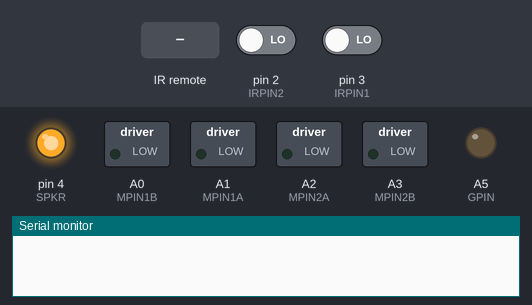
Recording of a sketch running on a simulated Arduino Nano, built with avr-gcc and run on an emulated ATmega328P. Parts: switched loads named in the sketch (green lamp = pin HIGH), output pins drawn as LEDs (lit = HIGH), the last lines printed to the serial monitor. The inputs (shaded band) are chosen by the test bench; at power-on: pin 2 (IRPIN2) LOW, pin 3 (IRPIN1) LOW. Pins used as bus, display or sensor lines are not drawn.

Above: at 0.1 s.
At 2.2 s:
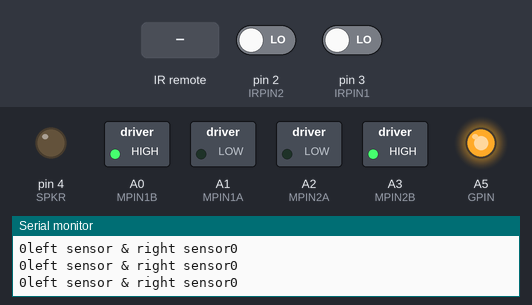
2.3 s: infrared code 0xFFC23D received
At 2.9 s:
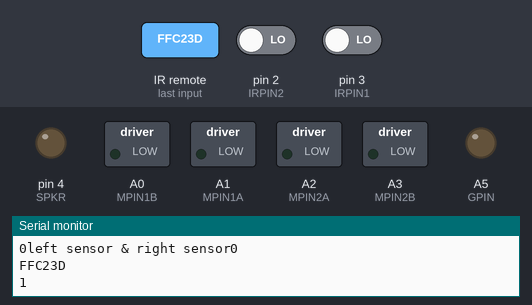
3.8 s: infrared code 0xFFA25D received
5.3 s: infrared code 0xFF629D received
Timing chart, 0 to 8.3 s (numbered marks = the images above; inputs shaded):
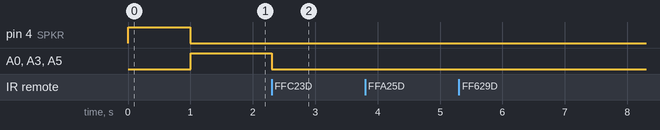

The sketch:

nanocarlCode.ino
```cpp
//Libraries
#include <IRremote.h>
#include <IRremoteInt.h>

///////////////////////REMOTE CONTROL HEX VALUES//////////////////////////// use these to add another 'case' if you would like to use more buttons on the IR remote control
#define rc_chm 0xFFA25D
#define rc_ch 0xFF629D
#define rc_chp 0xFFE21D
#define rc_rw 0xFF22DD
#define rc_ff 0xFF02FD
#define rc_pr 0xFFc23D
#define rc_minus 0xFFE01F
#define rc_plus 0xFFA857
#define rc_EQ 0xFF906F
#define rc_0 0xFF6897
#define rc_100p 0xFF6897
#define rc_200p 0xFFB04F
#define rc_1 0xFF30CF
#define rc_2 0xFF18E7
#define rc_3 0xFF7A85
#define rc_4 0xFF10EF
#define rc_5 0xFF38C7
#define rc_6 0xFF5AA5
#define rc_7 0xFF42BD
#define rc_8 0xFF4AB5
#define rc_9 0xFF52AD
//////////////////////END OF REMOTE CONTROL HEX VALUES//////////////////////

//pins
#define IRPIN2 2 //TCRT pin
#define IRPIN1 3 //TCRT pin
#define SPKR 4 //speaker pin
#define TRIGPIN 5 //ultrasonic trigger pin
#define ECHOPIN 6 //ultrasonic echo pin
#define RECVPIN 8 //ultrasonic receiver pin
#define MPIN1B A0 //motor 1 pin B
#define MPIN1A A1 //motor 1 pin A
#define MPIN2A A2 //motor 2 pin A
#define MPIN2B A3 //motor 2 pin B
#define GPIN A5 //LED green pin
#define BPIN A6 //LED blue pin
#define RPIN A7 //LED red pin

//variables
int rSpeed = 255; //robot's max speed (used in Move() calculations)
int distance = 0; //distance recorded by Ultrasonic
int modeClr[] = {0 , 0 , 0}; //rgb array for color of current mode
IRrecv irrecv(RECVPIN); //IR remote variables
decode_results results; //decoder
int irSpeed1 = 0; //remote speeds
int irSpeed2 = 0;
int TS1 = 80;  //turn speed 1: the speed at which the dominating motor turns at
int TS2 = -75; //turn speed 2: the speed at which the turning motor turns at
int FS = 90;   //forward speed: the speed at which both motors turn at
int carlMode = 0; //carl modes. 0 = line following, 1 = IR RC mode, 2 = Ultrasonic mode. 0 is the default mode so the robot will always be in line follow mode

void setup() {
  ChangeLEDColor(128, 0, 0); //red on startup
  Serial.begin(115200); //serial for serial port
  pinMode(ECHOPIN, INPUT); //dont mind these
  pinMode(TRIGPIN, OUTPUT);
  pinMode(IRPIN1, INPUT);
  pinMode(IRPIN2, INPUT);
  pinMode(SPKR, OUTPUT);
  irrecv.enableIRIn();
  digitalWrite(SPKR, HIGH);
  delay(1000);
  digitalWrite(SPKR, LOW);
  ChangeLEDColor(0, 255, 0); //green on good startup
}

void checkUltrasonic() { //check distance infront of ultrasonic sensor
  long duration, cm;
  digitalWrite(TRIGPIN, LOW);
  delayMicroseconds(2);
  digitalWrite(TRIGPIN, HIGH);
  delayMicroseconds(10);
  digitalWrite(TRIGPIN, LOW);
  duration = pulseIn(ECHOPIN, HIGH); //duration is now a value in milliseconds of how long it took for a sound wave to exit the sensor, and bounce off of an object back into the sensor
  cm = duration / 34 / 2; //using the speed of sound, we find distance from object infront of us. look up "basic kinematics : finding distance using velocity and time"
  distance = (int)cm;
  //Serial.println(distance);
}

void checkLineSensors() {//this function reads TCRTs for 1 and 0 (0 = line, 1 = white) and turns motors accordingly
  // read pins
  int ir1 = digitalRead(IRPIN1);
  int ir2 = digitalRead(IRPIN2);
  Serial.print(ir1);
  Serial.print("left sensor & right sensor");
  Serial.println(ir2); //test print
  //follow the line
  if (ir1 == 1 && ir2 == 0)
  {
    Move(TS1, TS2); //if you don't know what these mean, pls read whole code up there
  }
  else if (ir1 == 0 && ir2 == 1)
  {
    Move(TS2, TS1);
  }
  else if (ir1 == 0 && ir2 == 0)
  {
    Move(FS, FS);
  }
  else if (ir1 == 1 && ir2 == 1)
  {
    Move(0, 0);
  }
}

void loop() {
  checkRemote(); //always check for remote
  switch (carlMode) { //do actions according to current carlMode
    case 0:
      checkLineSensors();
      modeClr[0] = 0; modeClr[1] = 255; modeClr[2] = 0;
      break;
    case 1:
      modeClr[0] = 255; modeClr[1] = 50; modeClr[2] = 0;
      Move(irSpeed1, irSpeed2);
      break;
    case 2:
      modeClr[0] = 50; modeClr[1] = 255; modeClr[2] = 0;
      Move(80, 80);
      checkUltrasonic();
      while (distance < 10) { //robot turns left if it sees something in front of it that is too close
        Move(-75, 75);
        delay(25);
        checkRemote();   //check Remote so that it doesn't get stuck in an infinite loop
        checkUltrasonic();
      }
      break;
  }
}
void ChangeLEDColor(int R, int G, int B) {
  analogWrite(RPIN, R);
  analogWrite(GPIN, G);
  analogWrite(BPIN, B);
}

void checkRemote() {
  if (irrecv.decode(&results)) { //if the receiver received a signal, it will decode it to one of the cases below. if you would like to
    Serial.println(results.value, HEX);//add your own 'case', or button from the IR remote to put it simply, find the variable for your
    switch (results.value) { //button from the HEX list at the top of this code (for example, rc_2 means the remote control button 2), and
      case 0xFFA25D:          //just type case <button>: <code> break;        where <button> is your button, <code> is what you want to happen
        Serial.println("HEYY IM WORKING!");  //when the button is pressed, and break; must always be typed after your code is done.
        break;
      case rc_2:
        irSpeed1 = 80;
        irSpeed2 = 80;
        break;
      case rc_4:
        irSpeed1 = 0;
        irSpeed2 = 80;
        break;
      case rc_6:
        irSpeed1 = 80;
        irSpeed2 = 0;
        break;
      case rc_8:
        irSpeed1 = -80;
        irSpeed2 = -80;
        break;
      case rc_5:
        irSpeed1 = 0;
        irSpeed2 = 0;
        break;
      case rc_1:
        irSpeed1 = 60;
        irSpeed2 = 80;
        break;
      case rc_3:
        irSpeed1 = 80;
        irSpeed2 = 60;
        break;
      case rc_7:
        irSpeed1 = -60;
        irSpeed2 = -80;
        break;
      case rc_9:
        irSpeed1 = -80;
        irSpeed2 = -60;
        break;
      case rc_pr: //switching between line follow / IR remote mode
        carlMode++;
        Serial.println(carlMode);
        if (carlMode > 2) carlMode = 0;
        irSpeed1 = 0;
        irSpeed2 = 0;
        break;
    }
    irrecv.resume();
  }
}

void Move(int m1, int m2) { //m1 and m2 are ints from 0-100, which is % motors will run at.
  if (m1 < 0) {             //only one pin of the motors needs to get an analogWrite(because current will only move from a high to low potential so giving both pins high would defeat the purpose of electronics)
    analogWrite(MPIN1A, rSpeed * abs(m1) / 100);
    analogWrite(MPIN1B, 0);
  }
  else
  {
    analogWrite(MPIN1A, 0);
    analogWrite(MPIN1B, rSpeed * m1 / 100);
  }
  if (m2 < 0) {
    analogWrite(MPIN2A, rSpeed * abs(m2) / 100);
    analogWrite(MPIN2B, 0);
  }
  else
  {
    analogWrite(MPIN2A, 0);
    analogWrite(MPIN2B, rSpeed * m2 / 100);
  }
  if (abs(m1) > 0 || abs(m2) > 0) ChangeLEDColor(255, 255, 0); //only change led if one of the motors is moving
  else ChangeLEDColor(modeClr[0], modeClr[1], modeClr[2]);
}
```

Measured:
- after the input at 2.3 s, A0 (MPIN1B), A3 (MPIN2B), A5 (GPIN): HIGH → LOW at once
